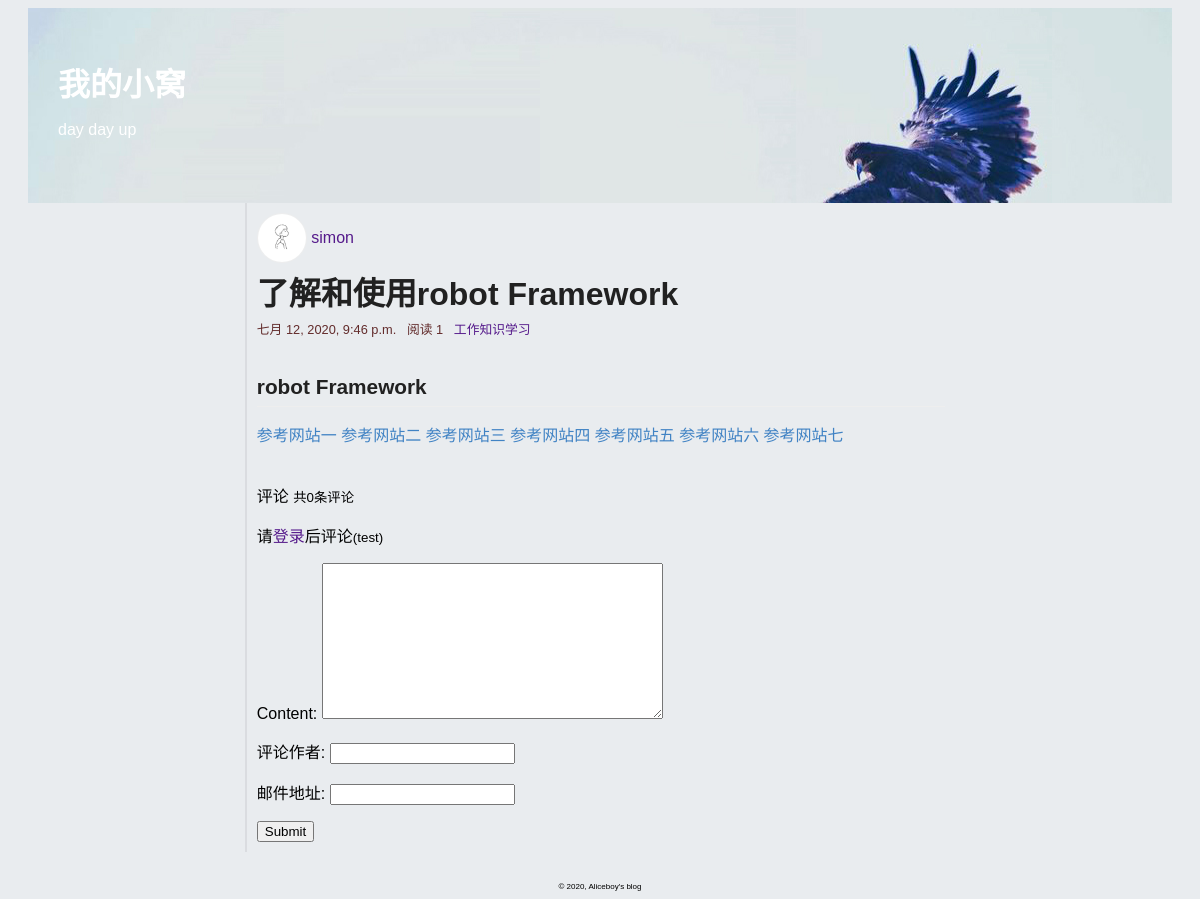
Screenshot of /blog/detail/19 with the database file from the repository.
### blog/models.py (models this page shows, shortened)
class Article(models.Model):
	title = models.CharField("文章标题",max_length=30)
	category = models.ForeignKey(Category,on_delete=models.CASCADE)
	content = MDTextField("文章内容")
	djgest = models.TextField("文章概要")
	author = models.ForeignKey(Author,on_delete=models.CASCADE)
	comment_num = models.BigIntegerField(default=0)
	view = models.BigIntegerField(default=0)
	created_time = models.DateTimeField("创建时间",auto_now_add=True)
	last_mod_time = models.DateTimeField("修改时间",auto_now=True)
	tag = models.ManyToManyField(Tag,blank=True)
	def viewed(self):
		self.view += 1
		self.save(update_fields=['view'])
	class Meta:
		ordering = ('-created_time',)

class Author(models.Model):
	name = models.CharField("作者姓名",max_length=20)
	avatar = models.ImageField(upload_to='avatar/%Y%m%d',blank=True)
	def __str__(self):
		return self.name

class Category(models.Model):
	name = models.CharField("文章类型",max_length=50)
	created_time = models.DateTimeField("创建时间",auto_now_add=True)
	last_mod_time = models.DateTimeField("修改时间",auto_now=True)
	def __str__(self):
		return self.name

### blog/views.py (the view, shortened to what this page needs)
# urls.py: path('detail/<int:pk>',views.detail,name='detail'),
def detail(request, pk):
	article = get_object_or_404(Article,pk=pk)
	comment_list = Comment.objects.filter(article__pk=pk)
	form = CommentForm()
	article.content = markdown.markdown(article.content,
		extensions=[
        'markdown.extensions.extra',
        'markdown.extensions.codehilite',
        'markdown.extensions.toc',
    ])
	context = {'article':article,'comment_list':comment_list,'form':form}
	article.viewed()
	return render(request,"blog/detail.html",context)

### blog/views.py
class CommentForm(forms.ModelForm):
	class Meta:
		model = Comment
		exclude = ('article',)

### blog/templates/blog/detail.html (shortened to what this page needs)
{% extends 'blog/base.html' %}
{% block content %}
<div id="body_main">
	<div id="author_avatar">
		<img src="{{ article.author.avatar.url }}">&nbsp;
		<a href="#">{{ article.author }}</a>
	</div>
	<h1>{{ article.title }}</h1>
	<div class="time_and">
		{{ article.last_mod_time }}
		&nbsp;
		阅读&nbsp;{{ article.view }}
		<a href="#">{{ article.category }}</a>
	</div>
	<br>
	<br>
	<div class="article_body markdown-body">
		{{ article.content|safe }}
	</div>
	<br>
	{% include 'blog/comment.html' %}
</div>
{% endblock %}

### blog/templates/blog/comment.html (shortened to what this page needs)
<p>评论 <small>共{{ article.comment_num }}条评论</small></p>
<p>
	请<a href="/login/weibo/" target="_blank">登录</a>后评论<small>(test)</small>
</p>
<form action="" method="post">
	{{ form.as_p }}
	<input type="submit" name="">
</form>

### staticfiles/mdeditor/css/editormd.css (style rules this page uses)
.markdown-body { -ms-text-size-adjust: 100%; -webkit-text-size-adjust: 100%; color: #333; overflow: hidden; font-family: "Microsoft YaHei", Helvetica, "Meiryo UI", "Malgun Gothic", "Segoe UI", "Trebuchet MS", "Monaco", monospace, Tahoma, STXihei, "华文细黑", STHeiti, "Helvetica Neue", "Droid Sans", "wenquanyi micro hei", FreeSans, Arimo, Arial, SimSun, "宋体", Heiti, "黑体", sans-serif; font-size: 16px; line-height: 1.6; word-wrap: break-word; }
.markdown-body a { background: transparent; }
.markdown-body * { -moz-box-sizing: border-box; box-sizing: border-box; }
.markdown-body a { color: #4183c4; text-decoration: none; }
.markdown-body h1, .markdown-body h2, .markdown-body h3, .markdown-body h4, .markdown-body h5, .markdown-body h6 { margin-top: 15px; margin-bottom: 15px; line-height: 1.1; }
.markdown-body h2 { font-size: 21px; }
.markdown-body > *:first-child { margin-top: 0 !important; }
.markdown-body > *:last-child { margin-bottom: 0 !important; }
.markdown-body h1, .markdown-body h2, .markdown-body h3, .markdown-body h4, .markdown-body h5, .markdown-body h6 { position: relative; margin-top: 1em; margin-bottom: 16px; font-weight: bold; line-height: 1.4; }
.markdown-body h2 { padding-bottom: 0.3em; font-size: 1.75em; line-height: 1.225; border-bottom: 1px solid #eee; }
.markdown-body p, .markdown-body blockquote, .markdown-body ul, .markdown-body ol, .markdown-body dl, .markdown-body table, .markdown-body pre { margin-top: 0; margin-bottom: 16px; }

### blog/static/css/base.css (style rules this page uses)
body { background-color: #e9ecef; font-family: Verdana, Geneva, Arial, sans-serif; font-size: medium; }
h1,h2 { font-family: "Emblema One", sans-serif; color: #212121; }
h1 { font-size: 2em; margin-bottom:5px; }
div#body_main { margin-left: 20%; margin-right: 20%; border-left: 2px solid #dadce0; padding: 10px 10px 10px 10px; }
h2,.article_body h2 { font-size: 1.3em; }
a { text-decoration: none; color: #551A8B; }
#author_avatar { display: flex; align-items: center; }
.time_and { font-size: 0.8em; color: #632c2c; }
#author_avatar img { display: block; border-radius: 50%; border: 1px solid #eee; min-width: 48px; min-height: 48px; width: 48px; height: 48px; }
#body_main>h1 { margin-top: 5px; }

### rows the page displays
Article: author.avatar (picture), author "simon", title "了解和使用robot Framework", last_mod_time "七月 12, 2020, 9:46 p.m.", view "1", category "工作知识学习", content "robot Framework 参考网站一 参考网站二 参考网站三 参考网站四 参考网站五 参考网站六 参考网站七", comment_num "0"
